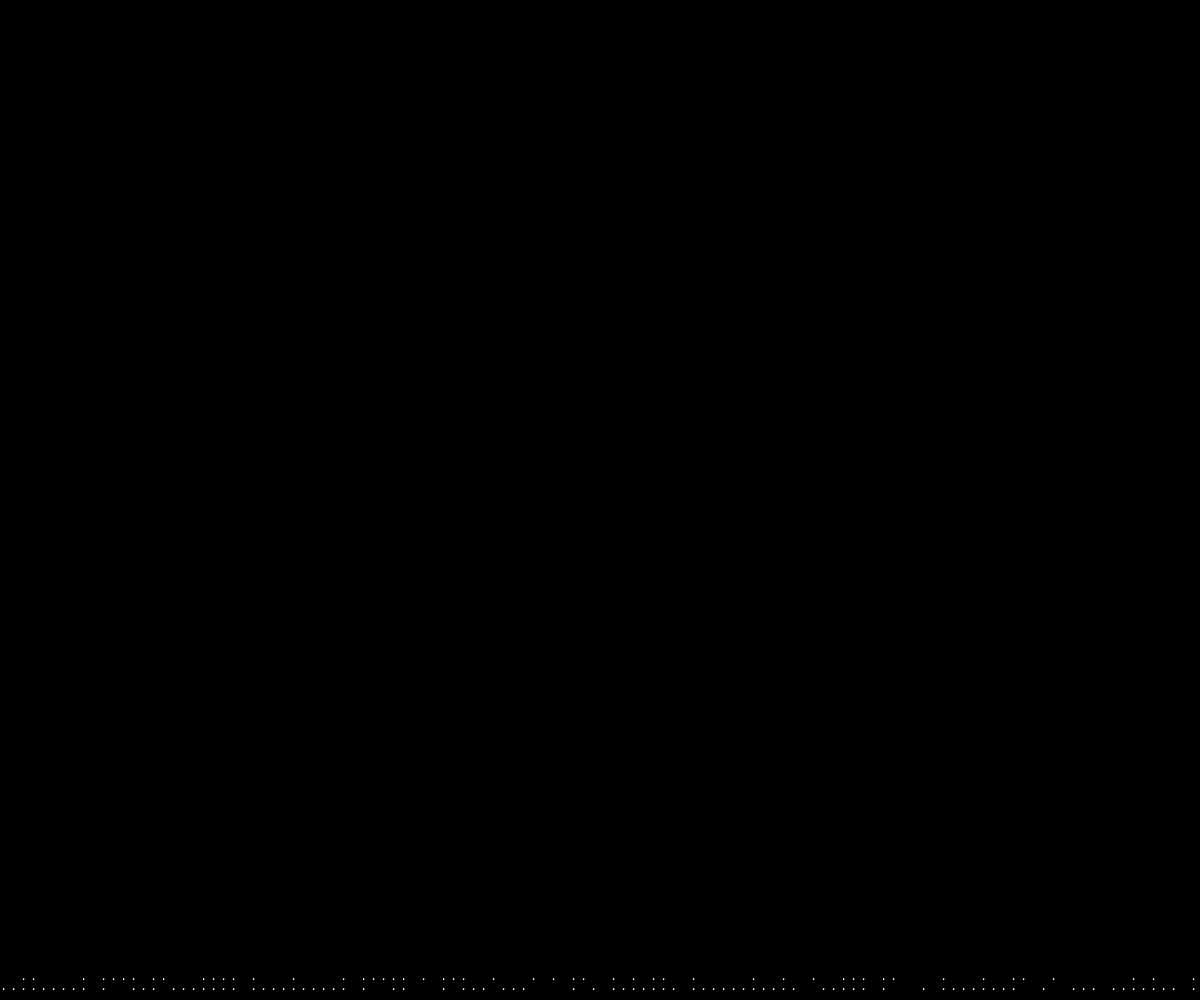
Frame 1 (no input)
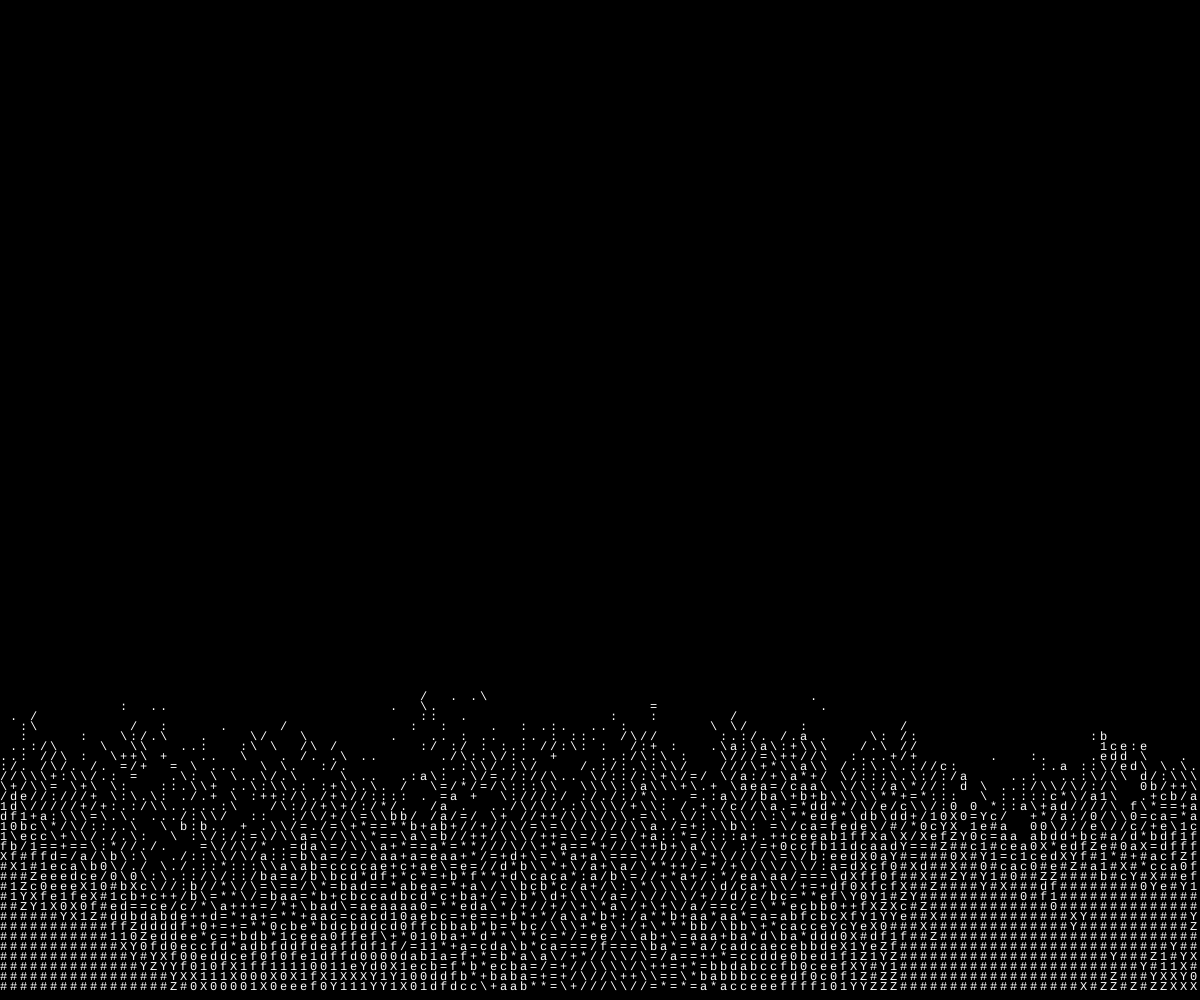
Frame 60 (no input)
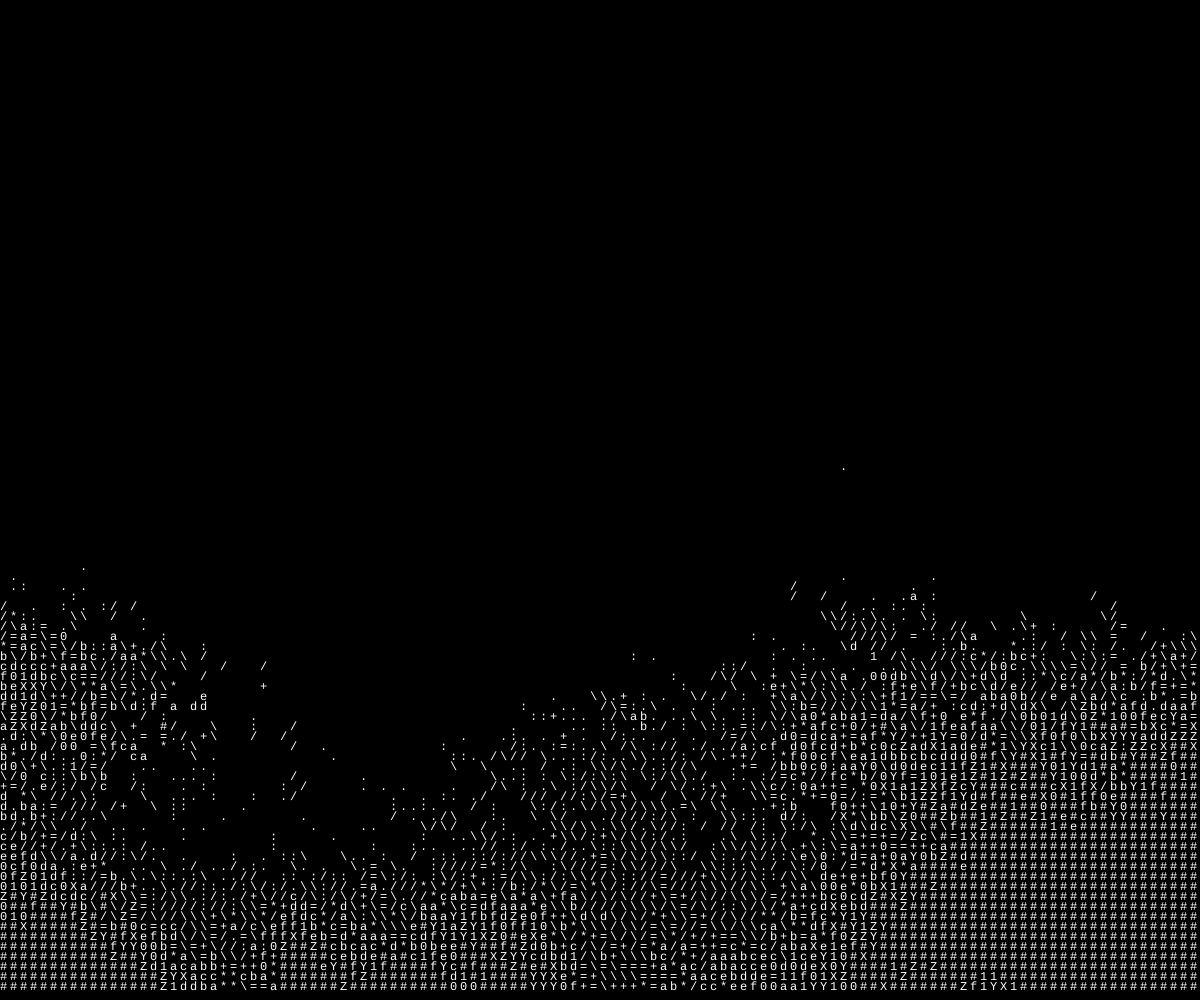
Frame 120 (the mouse pressed at the canvas centre since frame 60)

The p5.js sketch that drew these frames (run headless with seeded random() and noise() and a simulated clock; from frame 60 on, the mouse is pressed at the canvas centre):

// p5.js sketch
// ── sketch.js
// Define p5.js setup function
const flame = '...::/\\/\\/\\+=*abcdef01XYZ#';
let cols, rows;
let data;
let noiseFunc; // Declare noiseFunc

function setup() {
  createCanvas(windowWidth, windowHeight);
  frameRate(30);
  cols = floor(width / 10);
  rows = floor(height / 10);
  data = new Array(cols * rows).fill(0);
  noiseFunc = valueNoise();
}

function pre() {
  const t = millis() * 0.0015;
  const last = cols * (rows - 1);
  for (let i = 0; i < cols; i++) {
    const val = floor(map(noiseFunc(i * 0.05, t), 0, 1, 5, 60));
    data[last + i] = min(val, data[last + i] + 2);
  }

  for (let i = 0; i < data.length; i++) {
    const row = floor(i / cols);
    const col = i % cols;
    const dest = row * cols + constrain(col + rndi(-1, 1), 0, cols - 1);
    const src = min(rows - 1, row + 1) * cols + col;
    data[dest] = max(0, data[src] - rndi(0, 2));
  }
}

function draw() {
  background(0);
  pre();
  for (let y = 0; y < rows; y++) {
    for (let x = 0; x < cols; x++) {
      const index = x + y * cols;
      const result = main(index);
      if (result) {
        const { char, fontWeight } = result;
        fill(255);
        noStroke();
        textFont("monospace");
        textStyle(fontWeight);
        text(char, x * 10, y * 10);
      }
    }
  }
}

function main(index) {
  const u = data[index];
  if (u === 0) return null; // Return null instead of skipping

  return {
    char: flame[constrain(u, 0, flame.length - 1)],
    fontWeight: u > 20 ? 700 : 100,
  };
}

// Value noise:
// https://www.scratchapixel.com/lessons/procedural-generation-virtual-worlds/procedural-patterns-noise-part-1
function valueNoise() {

	const tableSize = 256;
	const r = new Array(tableSize)
	const permutationTable = new Array(tableSize * 2)

    // Create an array of random values and initialize permutation table
    for (let k=0; k<tableSize; k++) {
        r[k] = Math.random()
        permutationTable[k] = k
    }

    // Shuffle values of the permutation table
    for (let k=0; k<tableSize; k++) {
        const i = Math.floor(Math.random() * tableSize)
        // swap
        ;[permutationTable[k], permutationTable[i]] = [permutationTable[i], permutationTable[k]]
        permutationTable[k + tableSize] = permutationTable[k]
    }

    return function(px, py) {
	    const xi = Math.floor(px)
	    const yi = Math.floor(py)

	    const tx = px - xi
	    const ty = py - yi

	    const rx0 = xi % tableSize
	    const rx1 = (rx0 + 1) % tableSize
	    const ry0 = yi % tableSize
	    const ry1 = (ry0 + 1) % tableSize

	    // Random values at the corners of the cell using permutation table
	    const c00 = r[permutationTable[permutationTable[rx0] + ry0]]
	    const c10 = r[permutationTable[permutationTable[rx1] + ry0]]
	    const c01 = r[permutationTable[permutationTable[rx0] + ry1]]
	    const c11 = r[permutationTable[permutationTable[rx1] + ry1]]

	    // Remapping of tx and ty using the Smoothstep function
	    const sx = lerp(0, 1, tx);
	    const sy = lerp(0, 1, ty);

	    // Linearly interpolate values along the x axis
	    const nx0 = lerp(c00, c10, sx)
	    const nx1 = lerp(c01, c11, sx)

	    // Linearly interpolate the nx0/nx1 along they y axis
	    return lerp(nx0, nx1, sy)
	}
  
}

function rndi(a, b = 0) {
  if (a > b) [a, b] = [b, a];
  return Math.floor(a + Math.random() * (b - a + 1));
}
